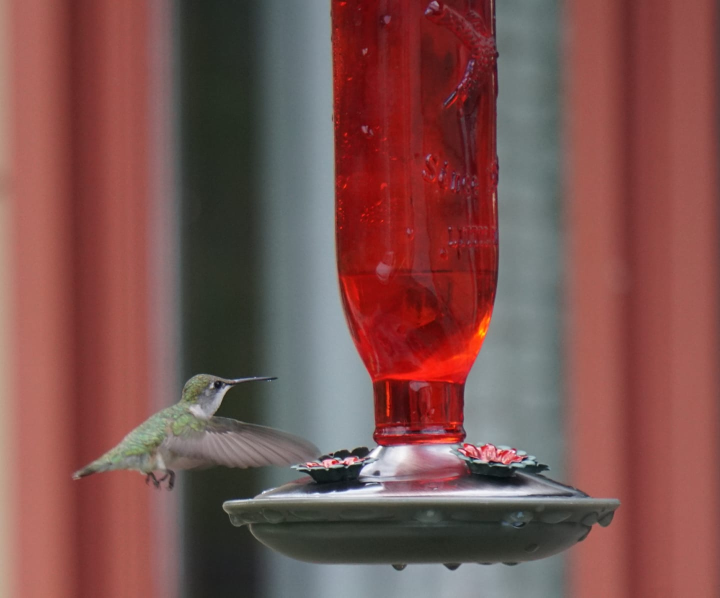
#> input picture WEEK2_2/hummingbird.jpg, 1440 x 1195 px, found by its file name (shown at 1/2 size)
$ python image_thresholding.py
#> lines starting #> are read from the running program, lines starting #| are printed output that depends on the picture; after the words box and inside, x2 and y2 are one past the last pixel; in counts of white or black regions, pixels touching at a corner belong together
# Image THresholding
# 1. 시각적 데이터를 단순화
# 2. 이미지 세그멘테이션 가능하게 해준다 (image segmentation)
# 이미지를 구성하는 픽셀에 2가지 수준을 할당한다라는 개념
# 할당은 특정한 threshold 값을 기준으로 합니다.
# above & below
# 픽셀의 값이 thesshold보다 높으면 white 을 할당
# 픽셀의 값이 threshold보다 낮으면 black 을 할당

import cv2

img = cv2.imread("hummingbird.jpg")
#> img is the input picture: shape (1195, 1440, 3); mean B, G, R 78.8, 81.9, 124.9
print(img.shape)
#| (1195, 1440, 3)
img = cv2.pyrDown(img)
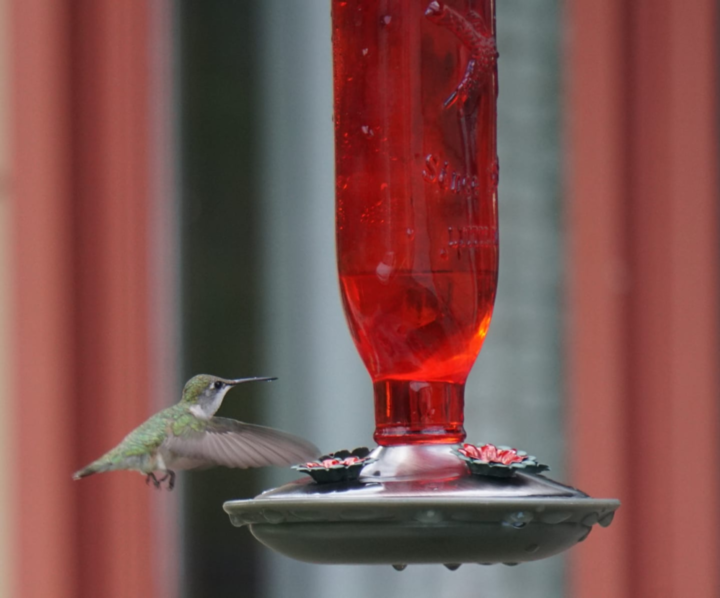
#> img: shape (598, 720, 3); mean B, G, R 78.8, 81.9, 124.9
print(img.shape)
#| (598, 720, 3)

# cv2.imshow("image thresholding", img)
img_gray = cv2.cvtColor(img, cv2.COLOR_BGR2GRAY)
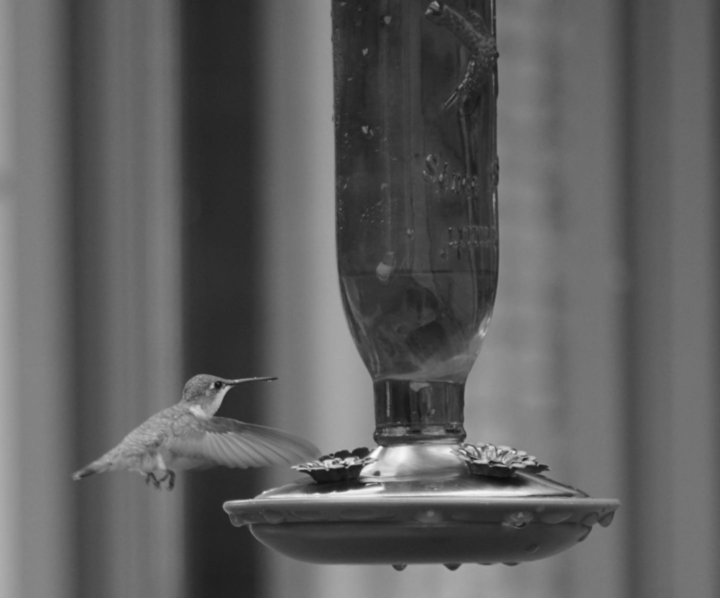
#> img_gray: shape (598, 720); min 11, max 253, mean 94.4
cv2.imshow("image gray thresholding", img_gray)

# simple image thresholding
ret, simple_thresholding1 = cv2.threshold(img_gray, 80, 250, cv2.THRESH_BINARY)
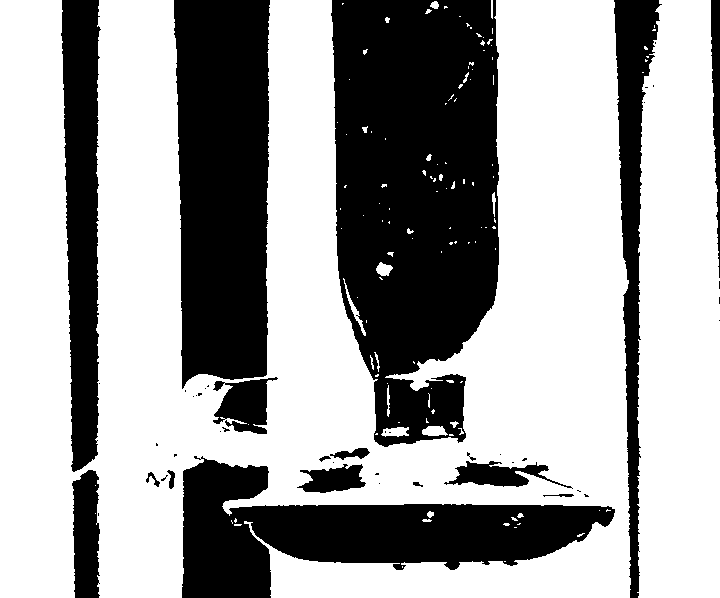
#> simple_thresholding1: shape (598, 720); values 0 (black) and 250 (white), 63.4% white; 47 black regions (30 under 20 px), largest, box (x1, y1, x2, y2) and area: (331, 0, 499, 447) 60451, (174, 0, 270, 389) 33472, (182, 456, 615, 598) 28568
ret, simple_thresholding2 = cv2.threshold(img_gray, 127, 255, cv2.THRESH_TRUNC)
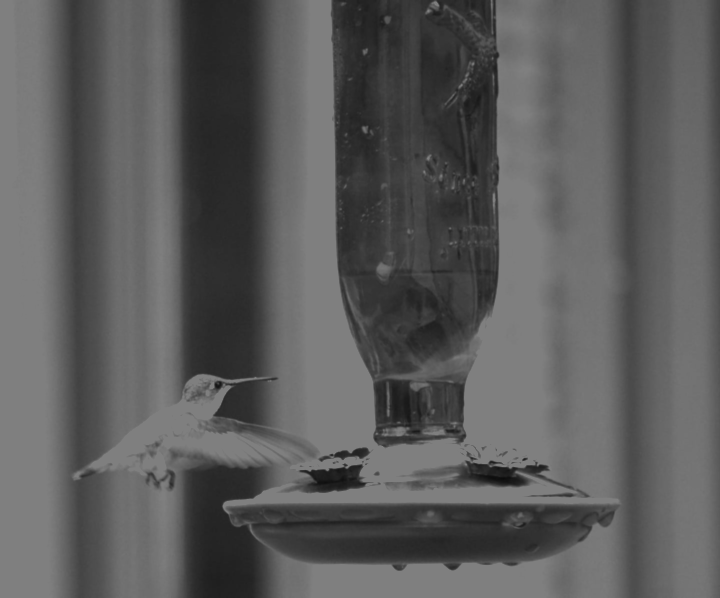
#> simple_thresholding2: shape (598, 720); min 11, max 127, mean 91.2

# CV2.THRESH_BINARY : 픽셀의 값이 threshold 보다 크면 최대값을 할당 아니면 0을 할당
# CV2.THRESH_BINARY_INV : 픽셀의 값이 threshold 보다 크면 0으로 할당
# CV2.THRESH_TRUNC : 픽셀의 값이 threshold 보다 크면 값을 버림
# CV2.THRESH_TOZERO : 픽셀의 값이 threshold 보다 낮으면 0으로 할당
# CV2.THRESH_TOZERO_INV : 픽셀의 값이 threshold 보다 낮으면 1으로 할당

cv2.imshow("image gray thresholding1",  simple_thresholding1)
# cv2.imshow("image gray thresholding2",  simple_thresholding2)

cv2.waitKey(0)
cv2.destroyAllWindows()

$ run again, with WEEK2_2/snowman.jpg copied over WEEK2_2/hummingbird.jpg
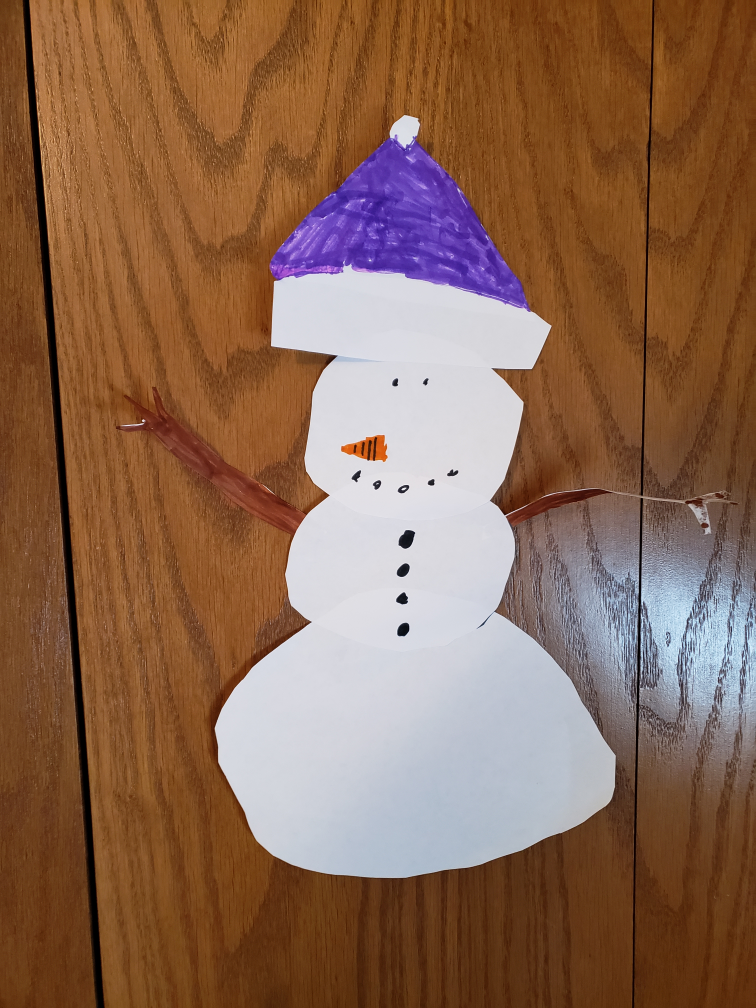
#> input picture WEEK2_2/snowman.jpg, 3024 x 4032 px, found by its file name (shown at 1/4 size)
#> img is the input picture: shape (4032, 3024, 3); mean B, G, R 82.4, 104, 139.2
#| (4032, 3024, 3)
#> img: shape (2016, 1512, 3)
#| (2016, 1512, 3)
#> `ret, simple_thresholding1 = cv2.threshold(img_gray, 80, 250, cv2.THRES..`:
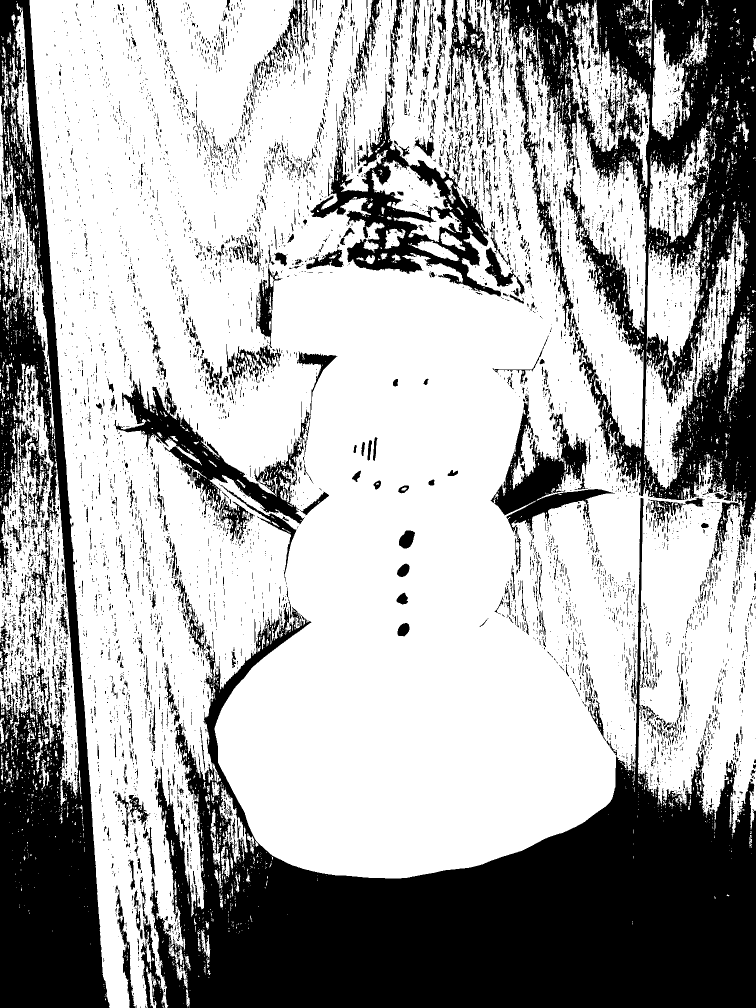
#> simple_thresholding1: shape (2016, 1512) (shown at 1/2 size); values 0 (black) and 250 (white), 66.7% white; 8398 black regions (7271 under 20 px), largest, box (x1, y1, x2, y2) and area: (300, 996, 1512, 2016) 412363, (1151, 0, 1512, 1120) 177371, (0, 0, 220, 2016) 173698
#> `ret, simple_thresholding2 = cv2.threshold(img_gray, 127, 255, cv2.THRE..`:
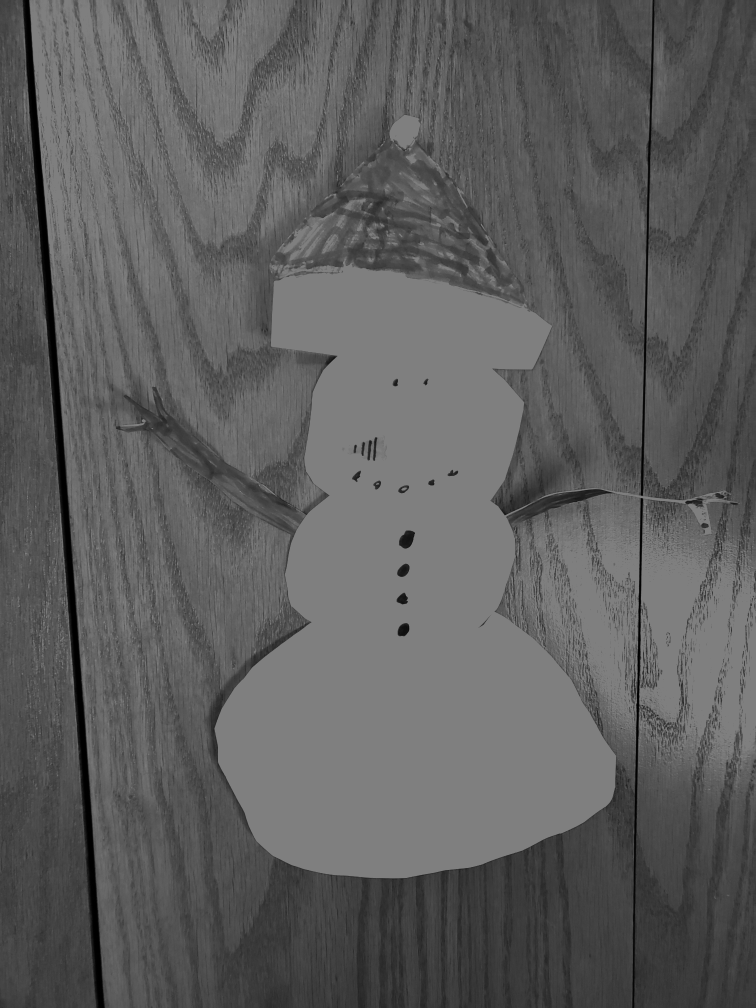
#> simple_thresholding2: shape (2016, 1512) (shown at 1/2 size); min 0, max 127, mean 93.9

$ run again, with WEEK2_2/snowman_exif_transpose.jpg copied over WEEK2_2/hummingbird.jpg
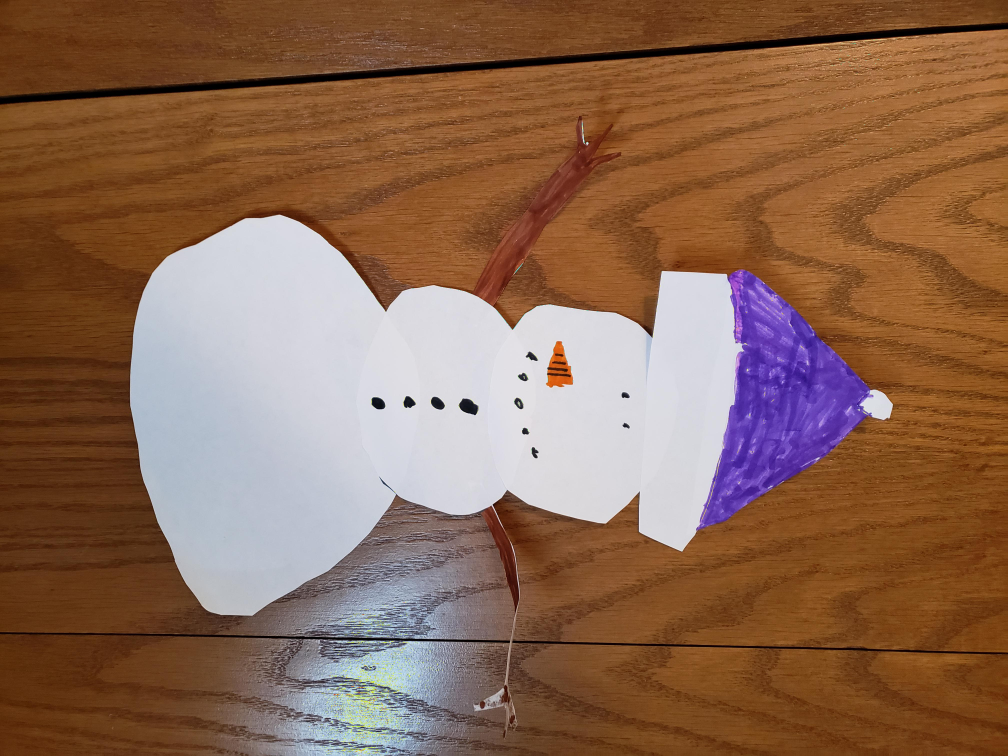
#> input picture WEEK2_2/snowman_exif_transpose.jpg, 4032 x 3024 px, found by its file name (shown at 1/4 size)
#> img is the input picture: shape (3024, 4032, 3); mean B, G, R 82.2, 103.9, 139.3
#| (3024, 4032, 3)
#> img: shape (1512, 2016, 3)
#| (1512, 2016, 3)
#> `ret, simple_thresholding1 = cv2.threshold(img_gray, 80, 250, cv2.THRES..`:
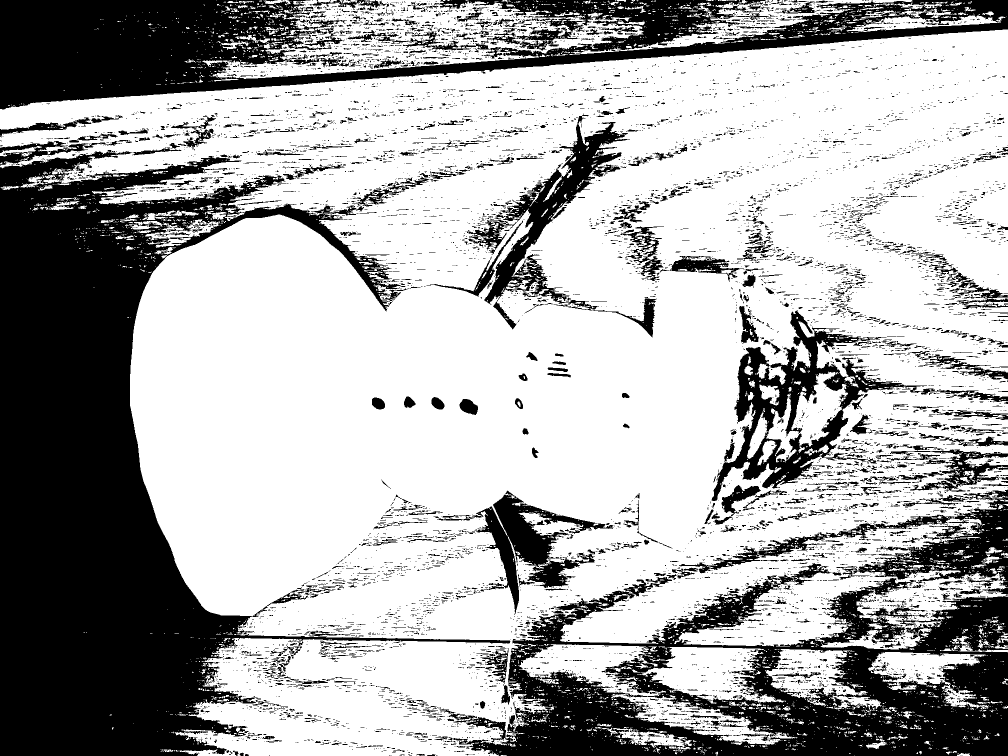
#> simple_thresholding1: shape (1512, 2016) (shown at 1/2 size); values 0 (black) and 250 (white), 66.7% white; 8462 black regions (7308 under 20 px), largest, box (x1, y1, x2, y2) and area: (0, 282, 1021, 1512) 416338, (896, 1126, 2016, 1512) 178498, (0, 0, 2016, 219) 172381
#> `ret, simple_thresholding2 = cv2.threshold(img_gray, 127, 255, cv2.THRE..`:
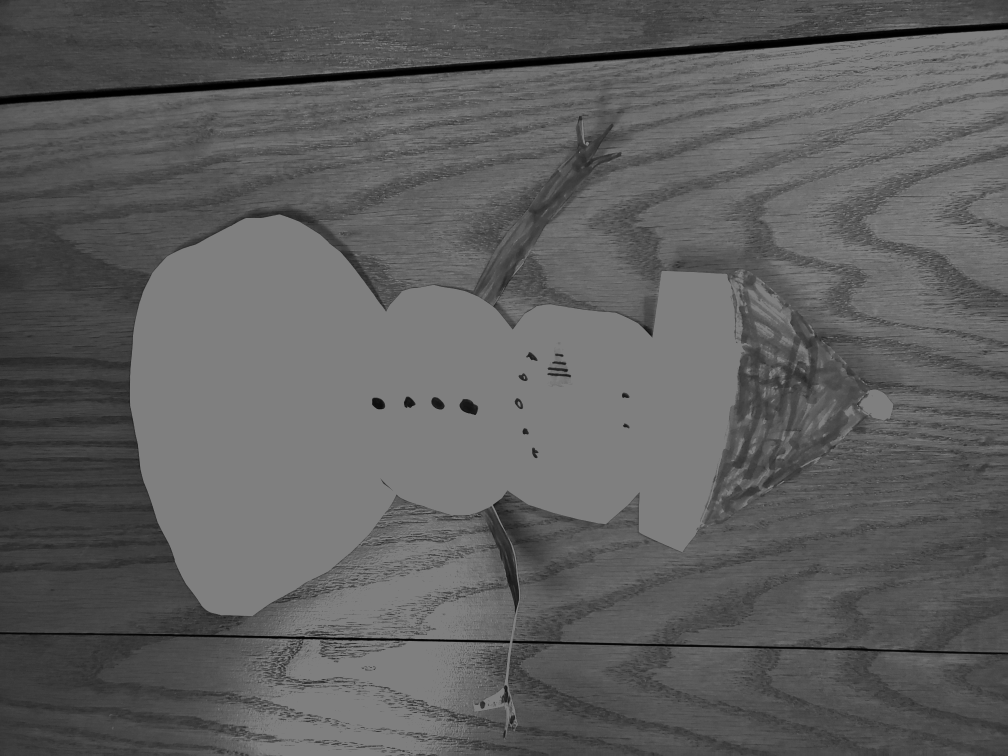
#> simple_thresholding2: shape (1512, 2016) (shown at 1/2 size); min 0, max 127, mean 93.9
